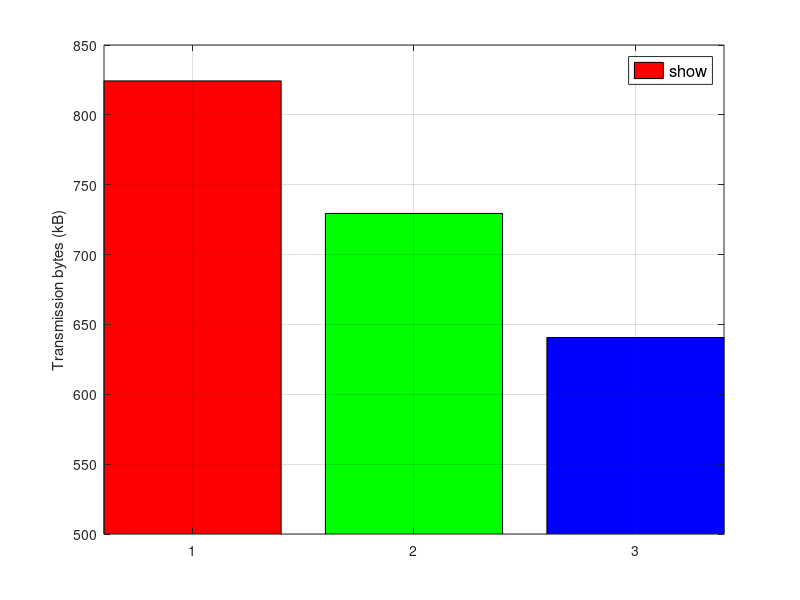

The MATLAB script that drew this image:
clc;
clear;

indep = [6752720 0 0]./(8*1024);
greedy = [0 5975694 0]./(8*1024);
CE = [0 0 5248250]./(8*1024);
x = [1 2 3];

figure(1);
bar(x, indep, 'FaceColor', [1 0 0], 'DisplayName','Independent transmission'); hold on;
bar(x, greedy, 'FaceColor', 'g', 'DisplayName','Greedy scheduling'); hold on;
bar(x, CE, 'FaceColor', 'b', 'DisplayName','Cross entropy scheduling');

leg = legend('show','location','NorthEast');
set(leg,'FontSize',12);
axis([-inf inf 500 850]);
ylabel('Transmission bytes (kB)');
xlabel('');
grid on;